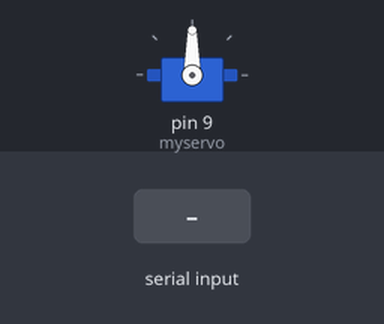
Recording of a sketch running on a simulated Arduino Uno, built with avr-gcc and run on an emulated ATmega328P. Shown: servo. The test bench sets the inputs (shaded band).

Above: at 1.2 s.
1.3 s: byte 30 received over Serial
At 2.2 s:
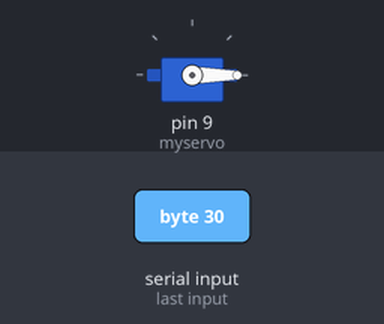
2.8 s: byte 90 received over Serial
At 3.3 s:
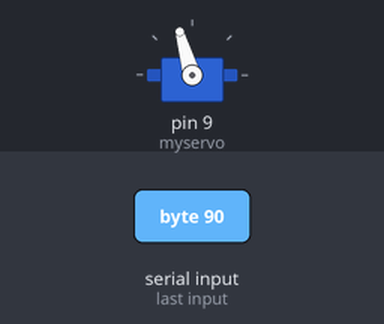
4.3 s: byte 120 received over Serial
At 5.7 s:
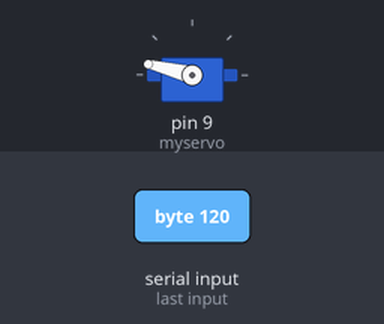
Timing chart, 0 to 7.3 s (numbered marks = the images above; inputs shaded):
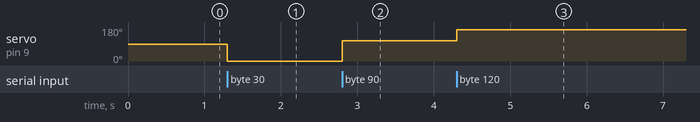

The sketch:

sketch_apr20a.ino
```cpp
#include <Servo.h>

Servo myservo;

void setup()
{
  Serial.begin(9600);
  myservo.attach(9);
  myservo.write(90);  // set servo to mid-point
}

void loop() {
  while (!Serial.available());
  int in_byte = Serial.read();
  if(in_byte < 127)
  {
   myservo.write((90 - (127 - in_byte))*2);
  }
  else
  {
    myservo.write((90 + (in_byte - 127))*2);
  }
 // (((Serial.read()-127)/127)*90));
}
```

Measured:
- after the input at 1.3 s, servo on pin 9 (myservo): 90° → 0° at once
- after the input at 2.8 s, servo on pin 9 (myservo): 0° → 106° at once
- after the input at 4.3 s, servo on pin 9 (myservo): 106° → 166° at once
